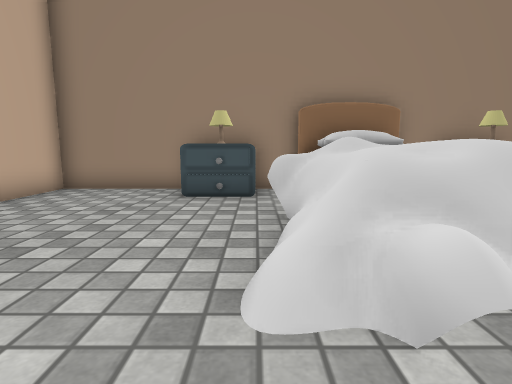
View 1 (above)

14 first-person views from a walk through a Unity game level. The camera is 0.57 m above the floor, tilts 8° down and sees 80° across. The floor is counted in squares, 0.5 m on a side. Each view is taken from the middle of a square. On the plan, view 1 faces up. The plan holds only what a view shows up to about 13 squares ahead; the rest is blank. The place goes on beyond the plan. Some surface patterns are stand-ins.

View 2
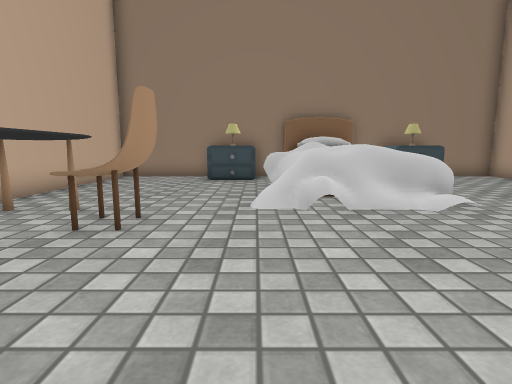

View 3
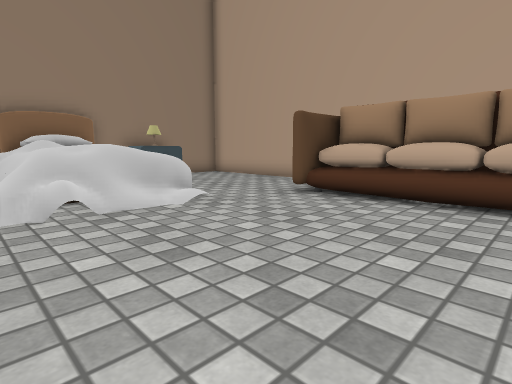

View 4
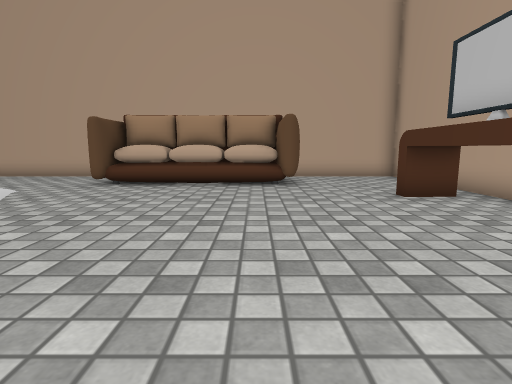

View 5
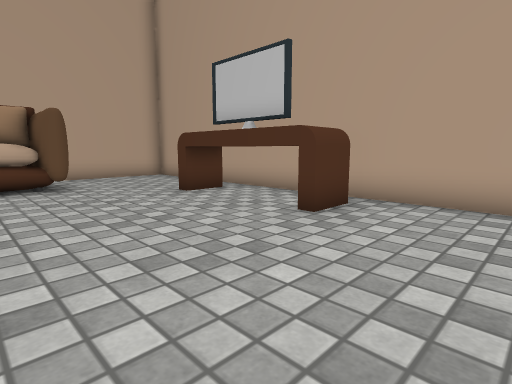

View 6
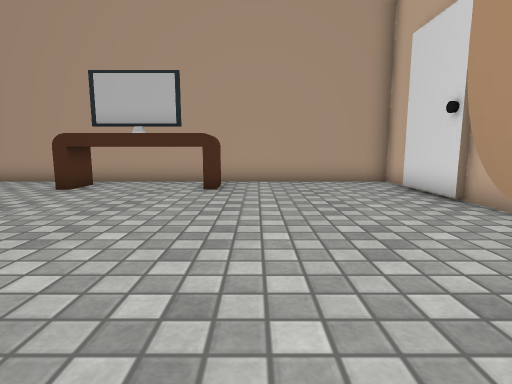

View 7
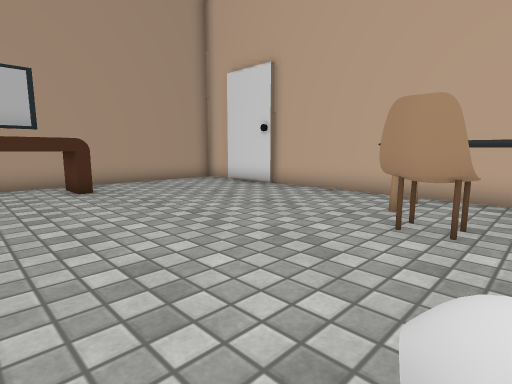

View 8
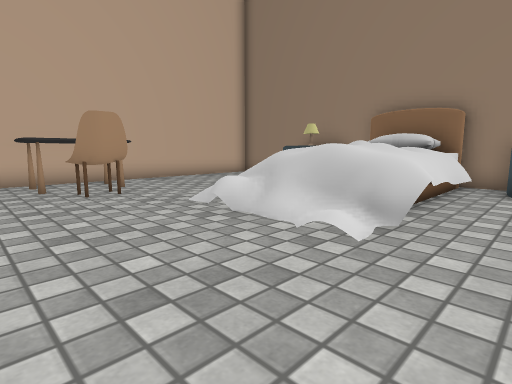

View 9
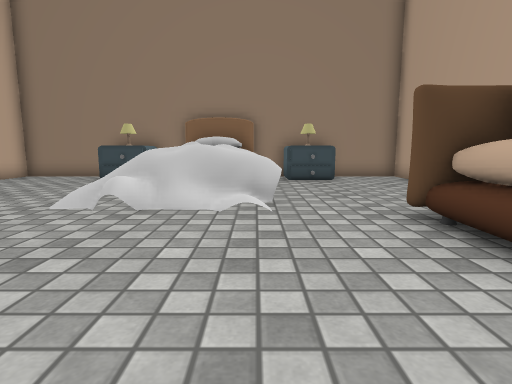

View 10
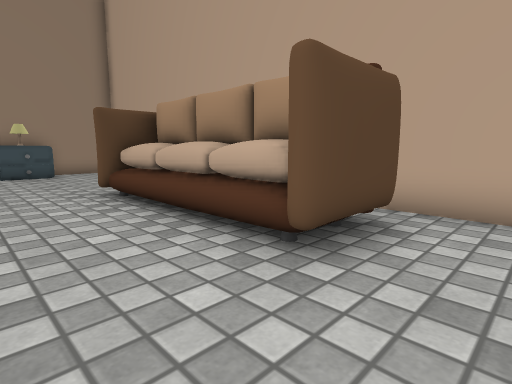

View 11
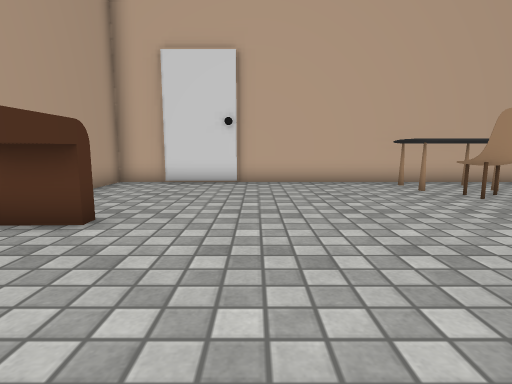

View 12
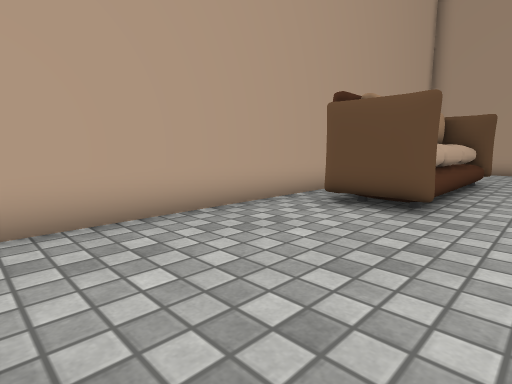

View 13
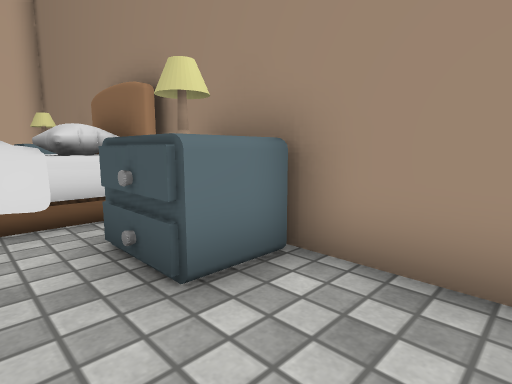

View 14
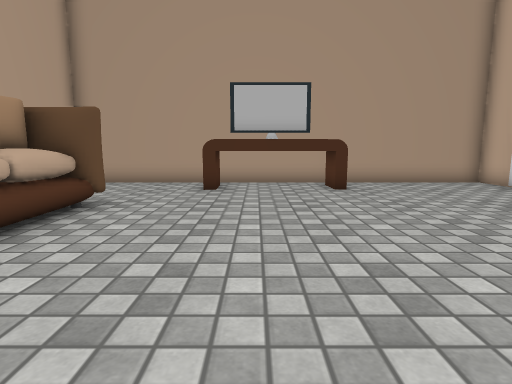

### Floor plan
Key: @ floor where view 1 was taken; # wall or solid block; . main floor; : floor 0.05 m higher than the main floor; + floor 0.55 m higher than the main floor; * floor 0.6 m higher than the main floor; % floor 0.65 m higher than the main floor; / step, stairs or slope; = window, fence, low wall or low ledge; ^ raised ledge; v drop or lower ground; O other object.
Columns run from 6 left of view 1 to 10 right of it. Each row starts with its distance up from view 1.
  9  ######v#########
  8 #...###v#=v###..#
  7 #....##====.##..#
  6 #......=%+=.....#
  5 #......=**=.....#
  4 #......=**=.....#
  3 #......O===.....#
  2 #.^^..:=///.....#
  1 #^ ^^........####
  0 #^^^^.@......^###
 -1 #.^..........^###
 -2 #............^#
 -3 #............^#
 -4 #............^#
 -5 #............####
 -6 #...............#
 -7 #...............#
 -8 #.....#####.....#
 -9 #.....#####.....#
-10  ################

Positions as (right, up) in squares from view 1, and headings:
1: (0, 0), facing up
2: (0, -4), facing up
3: (0, -4), facing up-right
4: (-3, -4), facing right
5: (-3, -3), facing down-right
6: (-1, 1), facing down
7: (3, 2), facing down-left
8: (6, -2), facing up-left
9: (4, -4), facing up
10: (4, -7), facing up-right
11: (5, -5), facing left
12: (5, 7), facing down-right
13: (9, 6), facing up-left
14: (3, 2), facing down
